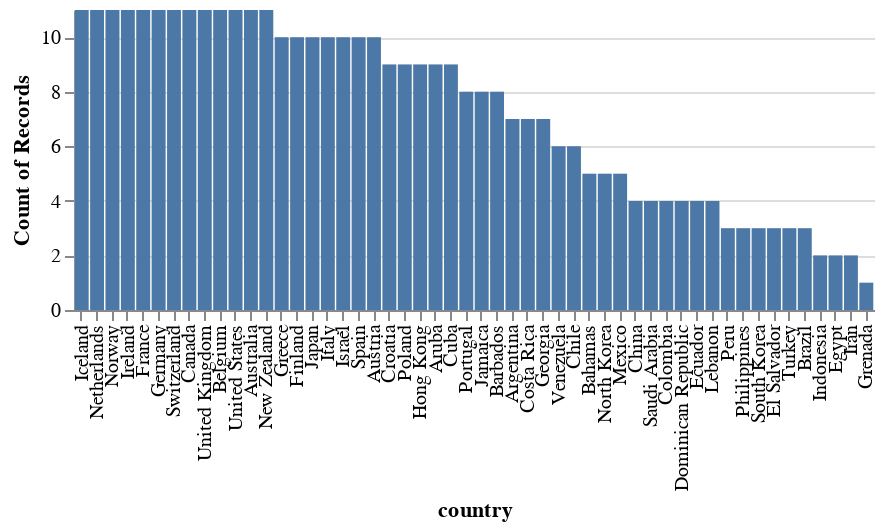

Notebook source saved alongside this figure:
### Code cell
alx.highlight_brush()+alx.countplot(df.query("(life_expect>=68.25 and life_expect<=85.35)"),x='country', width=400)

### Figure 1 — Vega-Lite specification as saved in the notebook (floating-point values rounded to 4 significant figures; data arrays with more than 128 entries replaced by an {"elided": "..."} marker saying what was removed)
{"config": {"view": {"continuousWidth": 400, "continuousHeight": 300}}, "layer": [{"mark": {"type": "bar", "cursor": "crosshair"}, "encoding": {"color": {"value": "lightgray"}, "x": {"axis": {}, "field": "country", "sort": ["Iceland", "Netherlands", "Norway", "Ireland", "France", "Germany", "Switzerland", "Canada", "United Kingdom", "Belgium", "United States", "Australia", "New Zealand", "Greece", "Finland", "Japan", "Italy", "Israel", "Spain", "Austria", "Croatia", "Poland", "Hong Kong", "Aruba", "Cuba", "Portugal", "Jamaica", "Barbados", "Argentina", "Costa Rica", "Georgia", "Venezuela", "Chile", "Bahamas", "North Korea", "Mexico", "China", "Saudi Arabia", "Colombia", "Dominican Republic", "Ecuador", "Lebanon", "Peru", "Philippines", "South Korea", "El Salvador", "Turkey", "Brazil", "Indonesia", "Egypt", "Iran", "Grenada"]}, "y": {"aggregate": "count", "axis": {}, "field": "country", "type": "quantitative"}}, "name": "view_1"}, {"mark": {"type": "bar", "cursor": "crosshair"}, "encoding": {"x": {"axis": {}, "field": "country", "sort": ["Iceland", "Netherlands", "Norway", "Ireland", "France", "Germany", "Switzerland", "Canada", "United Kingdom", "Belgium", "United States", "Australia", "New Zealand", "Greece", "Finland", "Japan", "Italy", "Israel", "Spain", "Austria", "Croatia", "Poland", "Hong Kong", "Aruba", "Cuba", "Portugal", "Jamaica", "Barbados", "Argentina", "Costa Rica", "Georgia", "Venezuela", "Chile", "Bahamas", "North Korea", "Mexico", "China", "Saudi Arabia", "Colombia", "Dominican Republic", "Ecuador", "Lebanon", "Peru", "Philippines", "South Korea", "El Salvador", "Turkey", "Brazil", "Indonesia", "Egypt", "Iran", "Grenada"]}, "y": {"aggregate": "count", "axis": {}, "field": "country", "type": "quantitative"}}, "transform": [{"filter": {"param": "ALX_SELECTION_drag_FILTER"}}]}], "data": {"name": "data-1549181111410e3934be0a53305b0c89"}, "height": 150, "params": [{"name": "ALX_SELECTION_drag_FILTER", "select": {"type": "interval", "encodings": ["x"]}, "views": ["view_1"]}], "view": {"cursor": "crosshair", "stroke": null}, "width": 400, "$schema": "https://vega.github.io/schema/vega-lite/v5.2.0.json", "datasets": {"data-1549181111410e3934be0a53305b0c89": {"elided": "379 records"}}}
